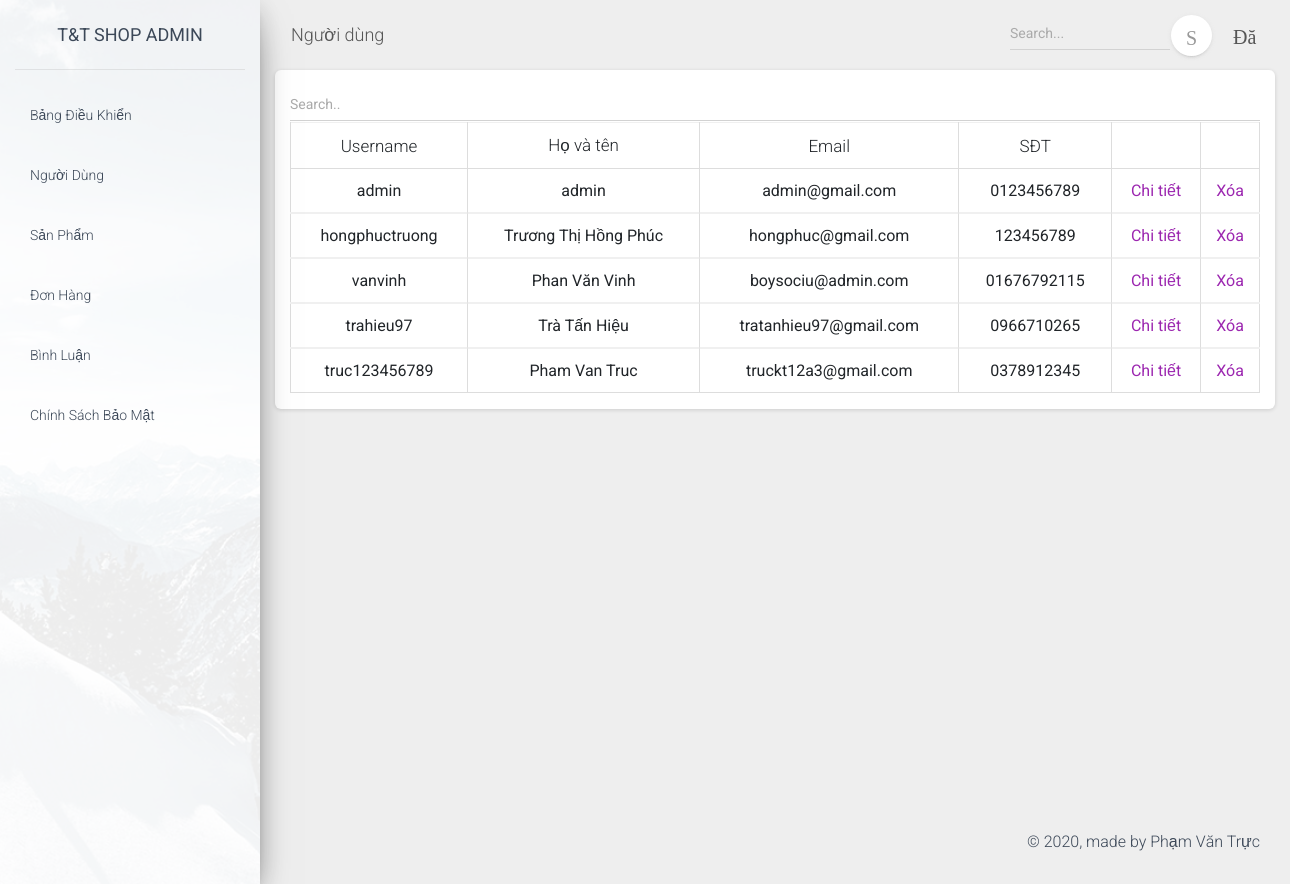
The app's page /quan_tri/index.php?menu=nguoi_dung (signed in) with its own data.
### tables this page shows
CREATE TABLE `thanh_vien` (
  `cmnd` char(9) NOT NULL,
  `username` varchar(50) NOT NULL,
  `password` varchar(80) NOT NULL,
  `hoten` varchar(60) NOT NULL,
  `ngaysinh` date DEFAULT NULL,
  `gioitinh` varchar(10) DEFAULT NULL,
  `email` varchar(80) DEFAULT NULL,
  `sdt` char(11) DEFAULT NULL,
  `diachi` varchar(100) DEFAULT NULL
);

### quan_tri/chuc_nang/quan_tri/nguoi_dungs.php (the view, shortened to what this page needs)
<?php
include('../connect.php');
?>
<link rel="stylesheet" href="https://maxcdn.bootstrapcdn.com/bootstrap/4.4.1/css/bootstrap.min.css">
<script src="https://ajax.googleapis.com/ajax/libs/jquery/3.4.1/jquery.min.js"></script><link rel="stylesheet" href="https://maxcdn.bootstrapcdn.com/bootstrap/4.4.1/css/bootstrap.min.css">
<link rel="stylesheet" href="https://maxcdn.bootstrapcdn.com/font-awesome/latest/css/font-awesome.min.css">
<link href="../assets/css/material-dashboard.css?v=2.1.2" rel="stylesheet" />
<link href="../assets/demo/demo.css" rel="stylesheet" />
<nav class="navbar navbar-expand-lg navbar-transparent navbar-absolute fixed-top ">
    <div class="container-fluid">
        <div class="navbar-wrapper">
            <a class="navbar-brand" href="javascript:;">Người dùng</a>
        </div>
        <div class="collapse navbar-collapse justify-content-end">
            <form class="navbar-form">
                <div class="input-group no-border">
                    <input type="text" value="" class="form-control" placeholder="Search...">
                    <button type="submit" class="btn btn-white btn-round btn-just-icon">
                        <i class="material-icons">S</i>
                    </button>
                </div>
            </form>
            <ul class="navbar-nav">
                <li class="nav-item dropdown">
                    <a class="nav-link" href="javascript:;" id="navbarDropdownProfile" data-toggle="dropdown" aria-haspopup="true" aria-expanded="false">
                        <i class="material-icons">Đăng xuất</i>
                    </a>
                </li>
            </ul>
        </div>
    </div>
</nav>
<div class="content" style="padding-top: 0;">
    <div class="card">
        <div class="container mt-3">
            <input class="form-control" id="myInput" type="text" placeholder="Search..">
            <table class="table table-bordered">
        <thead>
            <tr>
                <th>Username</th>
                <th>Họ và tên</th>
                <th>Email</th>
                <th>SĐT</th>
                <th></th>
                <th></th>
            </tr>
        </thead>
        <?php
    $sl = "select * from thanh_vien";
    $exec = mysqli_query($connect, $sl);
    while ($row = mysqli_fetch_array($exec)) {
        ?>
        <tbody id="myTable">
            <tr>
                <td><?php echo $row['username']; ?></td>
                <td><?php echo $row['hoten']; ?></td>
                <td><?php echo $row['email']; ?></td>
                <td><?php echo $row['sdt']; ?></td>
                <td><a  href="?menu=chi_tiet_thanh_vien&username=<?php echo $row['username']; ?>">Chi tiết</a></td>
                <td><a onclick="return confirm('Bạn chắc chắn muốn xóa không?');" href="?menu=xoa_tt_admin&id=<?php echo $row['id']; ?>">Xóa</a></td>
            </tr>
        </tbody>
        <?php } ?>
    </table>
        </div>
    </div>
</div>

### quan_tri/chuc_nang/quan_tri/nguoi_dungs.php (style rules this page uses)
th, tr, td { text-align: center; }
thead { text-align: center; }

### records on screen
thanh_vien: username "admin", hoten "admin", email "admin@gmail.com", sdt "0123456789"
thanh_vien: username "hongphuctruong", hoten "Trương Thị Hồng Phúc", email "hongphuc@gmail.com", sdt "123456789"
thanh_vien: username "vanvinh", hoten "Phan Văn Vinh", email "boysociu@admin.com", sdt "01676792115"
thanh_vien: username "trahieu97", hoten "Trà Tấn Hiệu", email "tratanhieu97@gmail.com", sdt "0966710265"
thanh_vien: username "truc123456789", hoten "Pham Van Truc", email "truckt12a3@gmail.com", sdt "0378912345"
